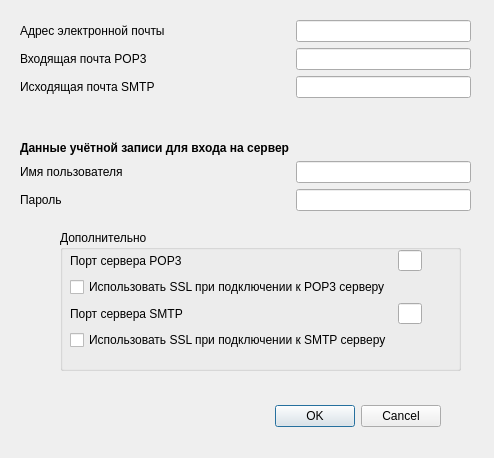
<?xml version="1.0" encoding="UTF-8"?>
<ui version="4.0">
 <class>SettingsDialog</class>
 <widget class="QDialog" name="SettingsDialog">
  <property name="geometry">
   <rect>
    <x>0</x>
    <y>0</y>
    <width>494</width>
    <height>458</height>
   </rect>
  </property>
  <property name="windowTitle">
   <string>Настройки учётной записи</string>
  </property>
  <widget class="QDialogButtonBox" name="buttonBox">
   <property name="geometry">
    <rect>
     <x>100</x>
     <y>400</y>
     <width>341</width>
     <height>32</height>
    </rect>
   </property>
   <property name="orientation">
    <enum>Qt::Horizontal</enum>
   </property>
   <property name="standardButtons">
    <set>QDialogButtonBox::Cancel|QDialogButtonBox::Ok</set>
   </property>
  </widget>
  <widget class="QWidget" name="formLayoutWidget">
   <property name="geometry">
    <rect>
     <x>20</x>
     <y>20</y>
     <width>451</width>
     <height>191</height>
    </rect>
   </property>
   <layout class="QFormLayout" name="formLayout">
    <item row="1" column="0">
     <widget class="QLabel" name="label">
      <property name="text">
       <string>Входящая почта POP3</string>
      </property>
     </widget>
    </item>
    <item row="1" column="1">
     <widget class="QLineEdit" name="pop3Host"/>
    </item>
    <item row="2" column="0">
     <widget class="QLabel" name="label_2">
      <property name="text">
       <string>Исходящая почта SMTP</string>
      </property>
     </widget>
    </item>
    <item row="2" column="1">
     <widget class="QLineEdit" name="smtpHost"/>
    </item>
    <item row="5" column="0">
     <widget class="QLabel" name="label_4">
      <property name="text">
       <string>Имя пользователя</string>
      </property>
     </widget>
    </item>
    <item row="5" column="1">
     <widget class="QLineEdit" name="username"/>
    </item>
    <item row="6" column="0">
     <widget class="QLabel" name="label_5">
      <property name="text">
       <string>Пароль</string>
      </property>
     </widget>
    </item>
    <item row="6" column="1">
     <widget class="QLineEdit" name="password">
      <property name="echoMode">
       <enum>QLineEdit::Password</enum>
      </property>
     </widget>
    </item>
    <item row="3" column="0">
     <spacer name="verticalSpacer">
      <property name="orientation">
       <enum>Qt::Vertical</enum>
      </property>
      <property name="sizeHint" stdset="0">
       <size>
        <width>20</width>
        <height>40</height>
       </size>
      </property>
     </spacer>
    </item>
    <item row="4" column="0">
     <widget class="QLabel" name="label_7">
      <property name="font">
       <font>
        <weight>75</weight>
        <bold>true</bold>
       </font>
      </property>
      <property name="text">
       <string>Данные учётной записи для входа на сервер</string>
      </property>
     </widget>
    </item>
    <item row="0" column="0">
     <widget class="QLabel" name="label_8">
      <property name="text">
       <string>Адрес электронной почты</string>
      </property>
     </widget>
    </item>
    <item row="0" column="1">
     <widget class="QLineEdit" name="email"/>
    </item>
   </layout>
  </widget>
  <widget class="QGroupBox" name="groupBox">
   <property name="geometry">
    <rect>
     <x>60</x>
     <y>230</y>
     <width>401</width>
     <height>141</height>
    </rect>
   </property>
   <property name="title">
    <string>Дополнительно</string>
   </property>
   <widget class="QWidget" name="formLayoutWidget_2">
    <property name="geometry">
     <rect>
      <x>10</x>
      <y>20</y>
      <width>352</width>
      <height>101</height>
     </rect>
    </property>
    <layout class="QFormLayout" name="formLayout_2">
     <item row="0" column="0">
      <widget class="QLabel" name="label_3">
       <property name="text">
        <string>Порт сервера POP3</string>
       </property>
      </widget>
     </item>
     <item row="0" column="1">
      <widget class="QLineEdit" name="pop3Port"/>
     </item>
     <item row="3" column="0">
      <widget class="QLabel" name="label_6">
       <property name="text">
        <string>Порт сервера SMTP</string>
       </property>
      </widget>
     </item>
     <item row="2" column="0">
      <widget class="QCheckBox" name="pop3SSL">
       <property name="text">
        <string>Использовать SSL при подключении к POP3 серверу</string>
       </property>
      </widget>
     </item>
     <item row="3" column="1">
      <widget class="QLineEdit" name="smtpPort"/>
     </item>
     <item row="4" column="0">
      <widget class="QCheckBox" name="smtpSSL">
       <property name="text">
        <string>Использовать SSL при подключении к SMTP серверу</string>
       </property>
      </widget>
     </item>
    </layout>
   </widget>
  </widget>
 </widget>
 <resources/>
 <connections>
  <connection>
   <sender>buttonBox</sender>
   <signal>accepted()</signal>
   <receiver>SettingsDialog</receiver>
   <slot>accept()</slot>
   <hints>
    <hint type="sourcelabel">
     <x>248</x>
     <y>254</y>
    </hint>
    <hint type="destinationlabel">
     <x>157</x>
     <y>274</y>
    </hint>
   </hints>
  </connection>
  <connection>
   <sender>buttonBox</sender>
   <signal>rejected()</signal>
   <receiver>SettingsDialog</receiver>
   <slot>reject()</slot>
   <hints>
    <hint type="sourcelabel">
     <x>316</x>
     <y>260</y>
    </hint>
    <hint type="destinationlabel">
     <x>286</x>
     <y>274</y>
    </hint>
   </hints>
  </connection>
 </connections>
</ui>
